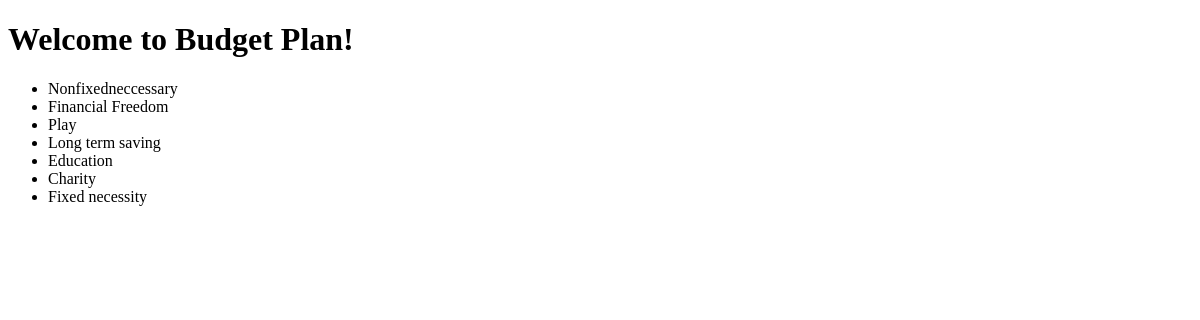
/budget/category/list/, run on an earlier commit of the app's database.
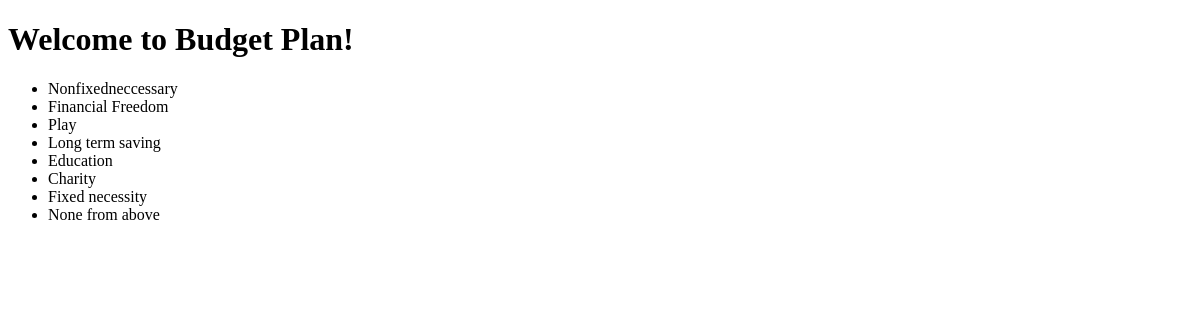
And on a later commit of the database.
### budget/models.py (models this page shows, shortened)
class Category(models.Model):
    name = CharField(max_length=128)
    method = ForeignKey(SavingMethod, null=True, on_delete=models.DO_NOTHING)

### budget/views.py (the view)
# urls.py: path('budget/category/list/', CategoryListView.as_view(), name='category_list'),
class CategoryListView(ListView):
    template_name = "categories/list.html"
    model = Category
    context_object_name = "category_list"

### budget/templates/categories/list.html
{% extends "base.html" %}
{% block content %}
  <h1>Welcome to Budget Plan!</h1>
  <ul>
    {% for category in category_list %}
      <li>
        {{ category.name }}
      </li>
    {% endfor %}
  </ul>
{% endblock %}

### budget/templates/base.html (shortened to what this page needs)
{% load static %}
<!DOCTYPE html>
<html lang="en">
<head>
</head>
<body>
{% block content %}{% endblock %}
</body>
</html>

What changed in the data, as far as the page shows it:
added Category: name "None from above"
